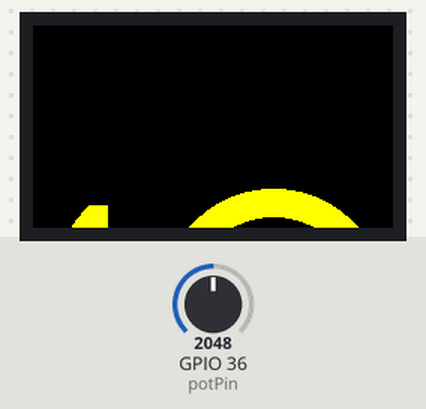
The sketch below on a simulated ESP32. On the bench: 240×135 colour display. The inputs (shaded band) are chosen by the test bench; at power-on: GPIO 36 (potPin) = 2048.

Above: at 0.2 s.

The sketch:

Pot2Arc_v2.ino
```cpp
#include <TFT_eSPI.h>

TFT_eSPI tft = TFT_eSPI();

TFT_eSprite arc_sprite = TFT_eSprite(&tft);
TFT_eSprite right_sprite = TFT_eSprite(&tft);
TFT_eSprite left_sprite = TFT_eSprite(&tft);

#include "JuraDemiBold8pt7b.h"
#include "JuraDemiBold30pt7b.h"

const int potPin = A0;
int potValue = 0;


void setup()
{
  tft.init();
  tft.setRotation(1);
  tft.fillScreen(TFT_BLACK);


  arc_sprite.setColorDepth(8);
  arc_sprite.createSprite(150,130);

  right_sprite.setColorDepth(8);
  right_sprite.createSprite(37, 107);

  left_sprite.setColorDepth(8);
  left_sprite.createSprite(37, 107);


}

void loop()
{
  arc_sprite.fillSprite(TFT_BLACK);

  potValue = analogRead(A0);
  int veri = map(potValue, 0, 1023, 0, 100);
  int arcValue = map(veri, 0, 100, 45, 315);

  arc_sprite.drawSmoothArc(arc_sprite.width()/2, arc_sprite.height()/2+10, 74, 56, 45, 315, TFT_DARKGREEN, TFT_BLACK);
  arc_sprite.drawSmoothArc(arc_sprite.width()/2, arc_sprite.height()/2+10, 74, 56, 45, arcValue, TFT_YELLOW, TFT_BLACK);
  arc_sprite.setFreeFont(&JuraDemiBold30pt7b); arc_sprite.setTextDatum(4); arc_sprite.drawNumber(veri, 75,70 );

  arc_sprite.pushSprite(85, 108);


  int arc_right_value = map(veri, 0, 100, 225, 315);
  right_sprite.fillSprite(TFT_BLACK);
  right_sprite.drawSmoothArc(-40, 54, 74, 56, 225, 315, TFT_DARKGREEN, TFT_BLACK);
  right_sprite.drawSmoothArc(-40, 54, 74, 56, 225, arc_right_value, TFT_YELLOW, TFT_BLACK);
  right_sprite.pushSprite(270, 120);

  int arc_left_value = map(veri, 0, 100, 45, 135);
  left_sprite.fillSprite(TFT_BLACK);
  left_sprite.drawSmoothArc(75, 54, 74, 56, 45, 135, TFT_DARKGREEN, TFT_BLACK);
  left_sprite.drawSmoothArc(75, 54, 74, 56, 45, arc_left_value, TFT_YELLOW, TFT_BLACK);
  left_sprite.pushSprite(13, 120);


}
```

Source omitted: miBold30pt7b.h (data table, 63614 bytes), DemiBold8pt7b.h (data table, 9872 bytes)
